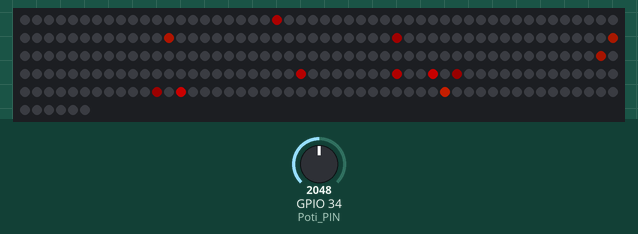
This sketch was run on a simulated ESP32. Parts: 256 RGB LEDs in strip order, left to right, continuing on the next row. Inputs (shaded band) come from the test bench; at power-on: GPIO 34 (Poti_PIN) = 2048. Dim RGB values are drawn brighter than linear; random numbers use the default seed unless the sketch sets one; what the sketch prints to the serial monitor is not drawn.

Above: at 2.25 s.

The sketch:

pixelpanel_matrix.ino
```cpp
#include <FastLED.h>
FASTLED_USING_NAMESPACE

#if defined(FASTLED_VERSION) && (FASTLED_VERSION < 3001000)
  #warning "Requires FastLED 3.1 or later!"
#endif

// BASE CONFIGURATION
const int Poti_PIN = 34;

#define DATA_PIN    2
#define LED_TYPE    WS2811
#define COLOR_ORDER GRB
#define NUM_LEDS    256
#define BRIGHTNESS  250


CRGB leds[NUM_LEDS];

// EFFECT SETTINGS
uint8_t effect_color    = 0;
uint8_t effect_delay    = 4155;

uint8_t addPixel_count  = 3;
uint8_t addPixel_chance = 60;
uint8_t fadeOutBy_value = 7;


void setup() {
  Serial.begin(9600);
  delay(1000);
  FastLED.addLeds<LED_TYPE,DATA_PIN,COLOR_ORDER>(leds, NUM_LEDS).setCorrection(TypicalLEDStrip);
  FastLED.setBrightness(BRIGHTNESS);
}


void loop() {

  // add and fade pixel
  int PotiData = analogRead(Poti_PIN);

  if(PotiData>500) {addPixel_count = 1;}
  if(PotiData>1000) {addPixel_count = 2;}
  if(PotiData>1500) {addPixel_count = 3;}
  if(PotiData>2000) {addPixel_count = 4;}
  if(PotiData>2500) {addPixel_count = 5;}
  if(PotiData>3000) {addPixel_count = 6;}
  if(PotiData>3500) {addPixel_count = 7;}
  if(PotiData>4000) {addPixel_count = 8;}
  Serial.println(addPixel_count);
  EVERY_N_MILLISECONDS( effect_delay ) {
    addPixel();
    fadeToBlackBy( leds, NUM_LEDS, fadeOutBy_value);
    FastLED.show();

  }

  // cycle the effect_color through the rainbow
  EVERY_N_MILLISECONDS( 300 ) {
      effect_color++;
  }

}

void addPixel()
{
   // do for the defined count of pixels
   for( int i = 0; i < addPixel_count; i++)
   {
       // chance of Pixel to be added
       if( random8() < addPixel_chance)
       {
           leds[random16(NUM_LEDS)] += CHSV( effect_color + random8(-5,15), 200, random8(50,BRIGHTNESS));
       }
   }
}
```
